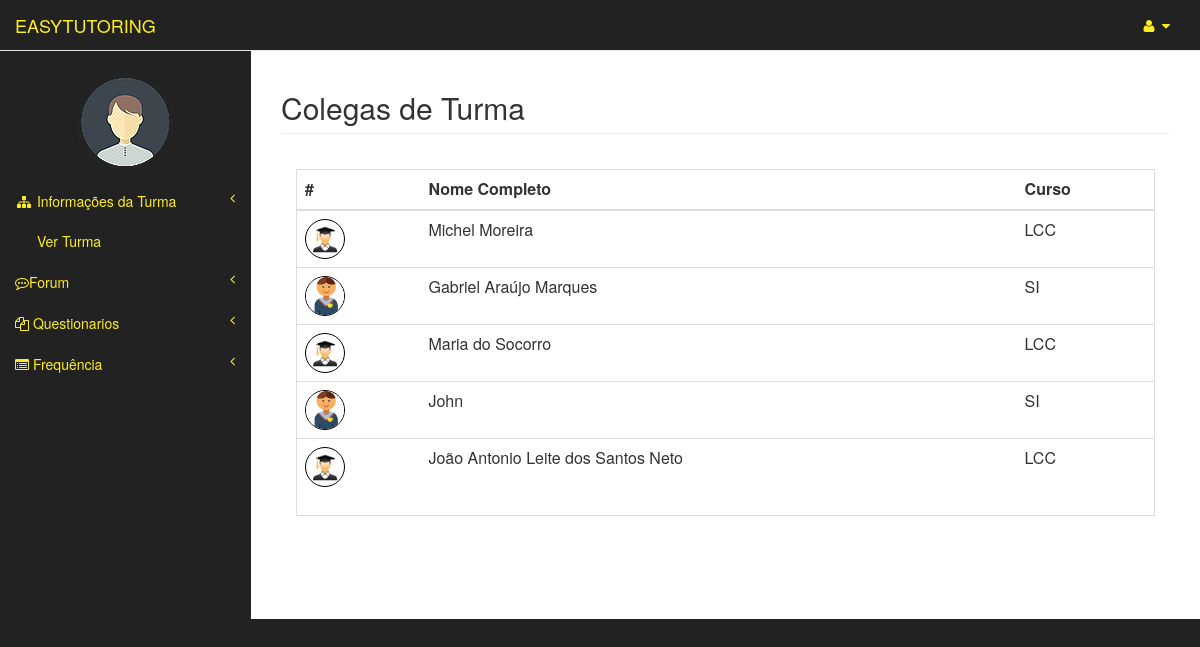
The page /aluno_area/listAlunos/13/ (signed in) on the database its author committed.
### usuarios/models.py (models this page shows, shortened)
class Usuario(models.Model):
	user = models.OneToOneField(User)
	matricula = models.CharField(max_length=20)
	curso = models.CharField(max_length=3)
	tipo = models.CharField(max_length=8, blank=False,null=True)
	nome_completo = models.CharField(max_length=150)
	img = models.ImageField(upload_to="img/original/", blank=True)
	thumb = ThumbnailerImageField(upload_to="img/thumb/", blank=True,null=True,resize_source=dict(size=(100, 100), sharpen=True))

class Aluno(Usuario):
	pass
	class Meta:
		permissions= (
			("pode_acessar_area_aluno", "pode acessar area aluno"),
		)

### aluno_area/views.py (the view)
# urls.py: url(r'^listAlunos/(?P<turma_id>[0-9]+)/$', views.listAlunos, name='listAlunos'),]
def listAlunos(request,turma_id):
	user = request.user
	usuario = Usuario.objects.get(user=user)
	turma = Turma.objects.get(pk=turma_id)
	alunos = turma.alunos.all()
	context= {'turma': turma,
	'alunos': alunos,
	'usuario':usuario}
	return render(request, 'aluno_area/listAlunos.html', context=context)

### templates/aluno_area/listAlunos.html
{% extends "aluno_area/turmaArea.html" %}
{% block pageHeader %}
    <h2 class="page-header">Colegas de Turma</h2>
{% endblock pageHeader %}
{% block form %}
    <div class="panel-body">
        <div class="table-responsive table-bordered">
            <table class="table">
                <thead>
                    <tr>
                        <th>#</th>
                        <th>Nome Completo</th>
                        <th>Curso</th>
                    </tr>
                </thead>
                <tbody>
                	{% for aluno in alunos %}
                        <tr>
                            <td><img src="{{ aluno.thumb.url}}" style="width:40px; height:40px; border:1px solid black;" class= "img-circle"/></td>
                            <td>{{aluno.nome_completo}}</td>
                             <td>{{aluno.curso}}</td>
                        </tr>
					{% endfor %}
                </tbody>
            </table>
        </div>
    </div>
{% endblock form %}

### templates/aluno_area/turmaArea.html (shortened to what this page needs)
{% extends "aluno_area/index.html" %}
{% block principal %}
    <a class="navbar-brand" href="{% url 'tutor_area:index' %}" id="link-color">EASYTUTORING</a>
{% endblock principal %}
{% block barraLateral %}
                <div class="navbar-default sidebar" role="navigation">
                <div class="sidebar-nav navbar-collapse">
                    <ul class="nav" id="side-menu">
                        <br>
                       <center><p><img src="{{ usuario.thumb.url}}" class= "img-circle"/> </p></center>
                        <li class="itens-menu">
                            <a href="#" id="link-color"><i class="fa fa-sitemap fa-fw"></i> Informações da Turma<span class="fa arrow"></span></a>
                            <ul class="nav nav-second-level">
                               <li class="itens-menu">
                                    <a href="{% url 'aluno_area:listAlunos' turma.id %}" id="link-color">Ver Turma</a>
                                </li>
                            </ul>
                        </li>
                        <li class="itens-menu">
                            <a href="#" id="link-color"><i class="fa fa-commenting-o" ></i>Forum<span class="fa arrow"></span></a>
                        </li>
                        <li class="itens-menu">
                            <a href="#" id="link-color"><i class="fa fa-files-o"></i> Questionarios<span class="fa arrow"></span></a>
                        </li>
                        <li class="itens-menu">
                            <a href="#" id="link-color"><i class="fa fa-list-alt"></i> Frequência<span class="fa arrow"></span></a>
                        </li>
                    </ul>
                </div>
            </div>
{% endblock barraLateral %}

### static/css/tutoring.css (style rules this page uses)
#link-color { color: #feed23; }

### rows shown on the page
Usuario: thumb (picture)
Aluno: thumb (picture), nome_completo "Michel Moreira", curso "LCC"
Aluno: thumb (picture), nome_completo "Gabriel Araújo Marques", curso "SI"
Aluno: thumb (picture), nome_completo "Maria do Socorro", curso "LCC"
Aluno: thumb (picture), nome_completo "John", curso "SI"
Aluno: thumb (picture), nome_completo "João Antonio Leite dos Santos Neto", curso "LCC"
